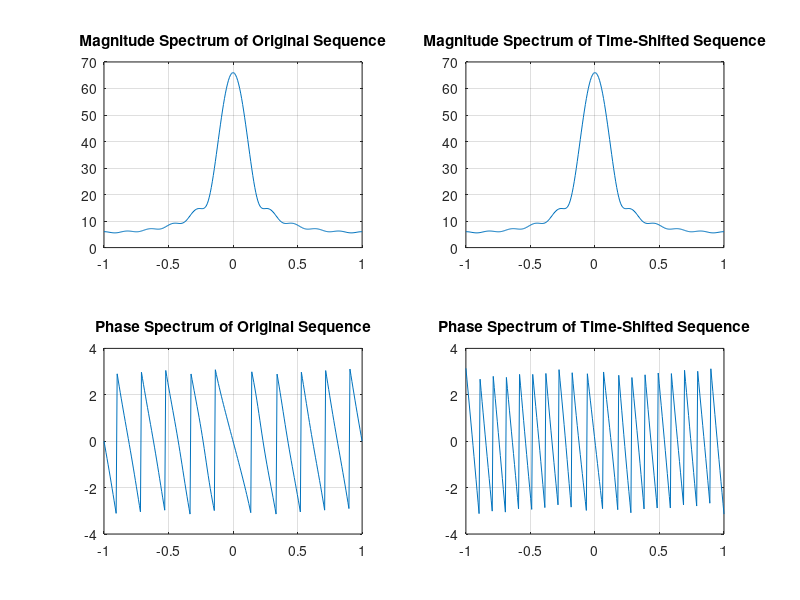

This figure's MATLAB source:
% Program P3_9b
% Time-Shifting Properties of DTFT
clf;
w = -pi:2*pi/255:pi; wo = 0.4*pi; D = 9;
num = [1 2 3 4 5 6 7 8 9 10 11];
h1 = freqz(num, 1, w);
h2 = freqz([zeros(1,D) num], 1, w);
subplot(2,2,1)
plot(w/pi,abs(h1));grid
title('Magnitude Spectrum of Original Sequence')
subplot(2,2,2)
plot(w/pi,abs(h2));grid
title('Magnitude Spectrum of Time-Shifted Sequence')
subplot(2,2,3)
plot(w/pi,angle(h1));grid
title('Phase Spectrum of Original Sequence')
subplot(2,2,4)
plot(w/pi,angle(h2));grid
title('Phase Spectrum of Time-Shifted Sequence')
